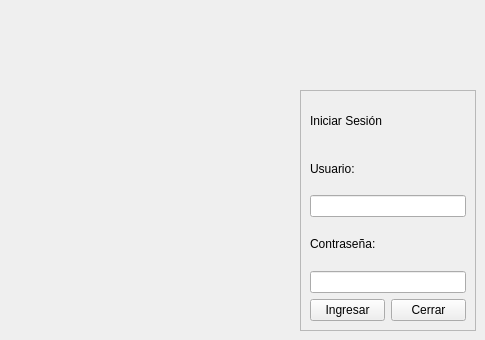
      <widget class="QWidget" name="page">
       <widget class="QFrame" name="frameLogin">
        <property name="geometry">
         <rect>
          <x>300</x>
          <y>90</y>
          <width>176</width>
          <height>241</height>
         </rect>
        </property>
        <property name="frameShape">
         <enum>QFrame::Shape::StyledPanel</enum>
        </property>
        <property name="frameShadow">
         <enum>QFrame::Shadow::Raised</enum>
        </property>
        <layout class="QGridLayout" name="gridLayout">
         <item row="0" column="0" colspan="2">
          <widget class="QLabel" name="lblIniciarSesion">
           <property name="text">
            <string>Iniciar Sesión</string>
           </property>
          </widget>
         </item>
         <item row="1" column="0">
          <widget class="QLabel" name="lblUsuario">
           <property name="text">
            <string>Usuario:</string>
           </property>
          </widget>
         </item>
         <item row="2" column="0" colspan="2">
          <widget class="QLineEdit" name="txtUsuario">
           <property name="echoMode">
            <enum>QLineEdit::EchoMode::Normal</enum>
           </property>
          </widget>
         </item>
         <item row="3" column="0">
          <widget class="QLabel" name="lblContrasena">
           <property name="text">
            <string>Contraseña:</string>
           </property>
          </widget>
         </item>
         <item row="4" column="0" colspan="2">
          <widget class="QLineEdit" name="txtPassword">
           <property name="echoMode">
            <enum>QLineEdit::EchoMode::Normal</enum>
           </property>
          </widget>
         </item>
         <item row="5" column="0">
          <widget class="QPushButton" name="btnIngresar">
           <property name="text">
            <string>Ingresar</string>
           </property>
          </widget>
         </item>
         <item row="5" column="1">
          <widget class="QPushButton" name="btnCerrar">
           <property name="text">
            <string>Cerrar</string>
           </property>
          </widget>
         </item>
        </layout>
       </widget>
      </widget>
